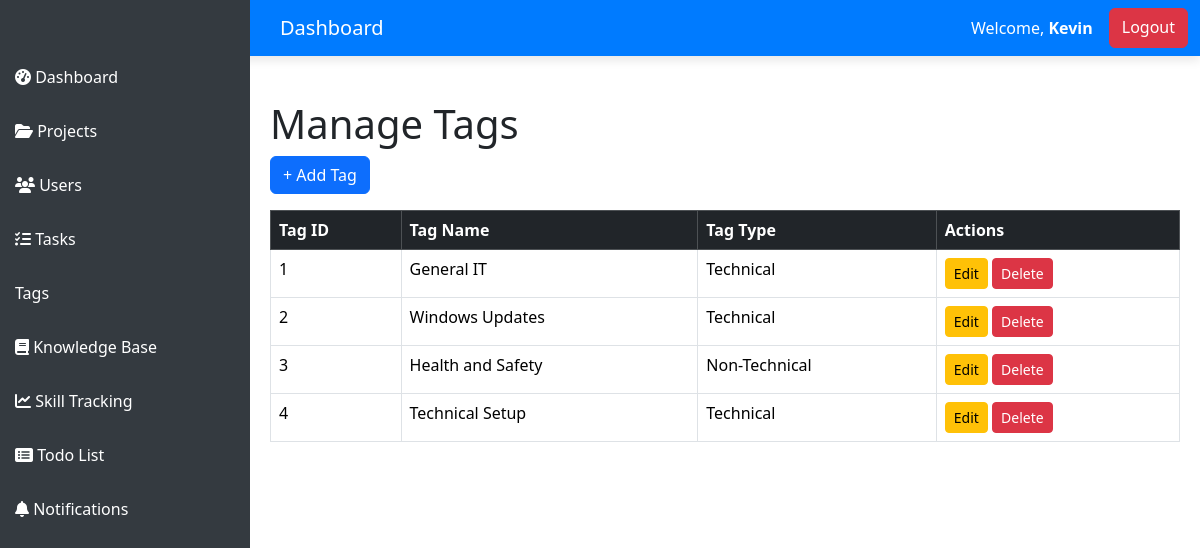
Page /pages/tags.php (signed in) on the committed database.
### tables this page shows
CREATE TABLE `tags` (
  `tagId` INT(255) NOT NULL AUTO_INCREMENT,
  `tagName` VARCHAR(255) NOT NULL,
  `tagType` ENUM('Technical', 'Non-Technical') NOT NULL,
  PRIMARY KEY (`tagId`)
);

### pages/tags.php (the view, shortened to what this page needs)
<?php
include "../config/db.php";
include "../includes/header.php";
include "../includes/sidebar.php";
$query = "SELECT * FROM `tags` ORDER BY tagId ASC";
$result = $conn->query($query);
?>
<div class="content">
    <h1>Manage Tags</h1>
    <button class="btn btn-primary mb-3" data-bs-toggle="modal" data-bs-target="#addTagModal">+ Add Tag</button>
    <table class="table table-bordered">
        <thead class="table-dark">
            <tr>
                <th>Tag ID</th>
                <th>Tag Name</th>
                <th>Tag Type</th>
                <th>Actions</th>
            </tr>
        </thead>
        <tbody>
            <?php while ($row = $result->fetch_assoc()) { ?>
                <tr>
                    <td><?= $row['tagId']; ?></td>
                    <td><?= htmlspecialchars($row['tagName']); ?></td>
                    <td><?= $row['tagType']; ?></td>
                    <td>
                        <button class="btn btn-warning btn-sm edit-btn"
                                data-id="<?= $row['tagId']; ?>"
                                data-name="<?= htmlspecialchars($row['tagName']); ?>"
                                data-type="<?= $row['tagType']; ?>"
                                data-bs-toggle="modal" data-bs-target="#editTagModal">
                            Edit
                        </button>
                        <button class="btn btn-danger btn-sm delete-btn" data-id="<?= $row['tagId']; ?>">Delete</button>
                    </td>
                </tr>
            <?php } ?>
        </tbody>
    </table>
</div>
</body>
</html>

### includes/header.php (style rules this page uses)
body { padding-top: 56px; }

### includes/sidebar.php (style rules this page uses)
.content { margin-left: 250px; padding: 20px; }

### rows in the picture
tags: tagId "1", tagName "General IT", tagType "Technical"
tags: tagId "2", tagName "Windows Updates", tagType "Technical"
tags: tagId "3", tagName "Health and Safety", tagType "Non-Technical"
tags: tagId "4", tagName "Technical Setup", tagType "Technical"

### other values in the picture
$_SESSION['user_name'] "Kevin"
